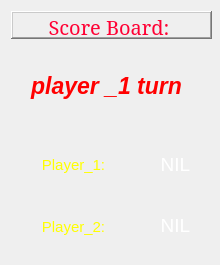
<?xml version="1.0" encoding="UTF-8"?>
<ui version="4.0">
 <class>ScoreBoard</class>
 <widget class="QWidget" name="ScoreBoard">
  <property name="geometry">
   <rect>
    <x>0</x>
    <y>0</y>
    <width>220</width>
    <height>265</height>
   </rect>
  </property>
  <property name="sizePolicy">
   <sizepolicy hsizetype="Fixed" vsizetype="Fixed">
    <horstretch>0</horstretch>
    <verstretch>0</verstretch>
   </sizepolicy>
  </property>
  <property name="minimumSize">
   <size>
    <width>220</width>
    <height>265</height>
   </size>
  </property>
  <property name="maximumSize">
   <size>
    <width>220</width>
    <height>265</height>
   </size>
  </property>
  <property name="windowTitle">
   <string>ScoreBoard</string>
  </property>
  <widget class="QLabel" name="wLabel">
   <property name="geometry">
    <rect>
     <x>11</x>
     <y>11</y>
     <width>201</width>
     <height>28</height>
    </rect>
   </property>
   <property name="font">
    <font>
     <family>Serif</family>
     <pointsize>15</pointsize>
    </font>
   </property>
   <property name="styleSheet">
    <string notr="true">QCommandLinkButton {
color: aqua
}</string>
   </property>
   <property name="frameShape">
    <enum>QFrame::WinPanel</enum>
   </property>
   <property name="frameShadow">
    <enum>QFrame::Raised</enum>
   </property>
   <property name="text">
    <string>&lt;html&gt;&lt;body &gt;&lt;p&gt;&lt;center&gt;&lt;font color=&quot;#ff0033&quot; &gt;Score Board: &lt;/font&gt;&lt;/center&gt;&lt;/p&gt;&lt;/body&gt;&lt;/html&gt;</string>
   </property>
   <property name="alignment">
    <set>Qt::AlignCenter</set>
   </property>
   <property name="wordWrap">
    <bool>true</bool>
   </property>
  </widget>
  <widget class="QLabel" name="p1">
   <property name="geometry">
    <rect>
     <x>8</x>
     <y>150</y>
     <width>131</width>
     <height>30</height>
    </rect>
   </property>
   <property name="font">
    <font>
     <pointsize>11</pointsize>
    </font>
   </property>
   <property name="styleSheet">
    <string notr="true">QLabel {
color: yellow
}</string>
   </property>
   <property name="text">
    <string>Player_1:</string>
   </property>
   <property name="alignment">
    <set>Qt::AlignCenter</set>
   </property>
   <property name="wordWrap">
    <bool>true</bool>
   </property>
  </widget>
  <widget class="QLabel" name="pn1">
   <property name="geometry">
    <rect>
     <x>140</x>
     <y>149</y>
     <width>71</width>
     <height>30</height>
    </rect>
   </property>
   <property name="font">
    <font>
     <pointsize>14</pointsize>
    </font>
   </property>
   <property name="styleSheet">
    <string notr="true">QLabel {
color: white
}</string>
   </property>
   <property name="text">
    <string>NIL</string>
   </property>
   <property name="alignment">
    <set>Qt::AlignCenter</set>
   </property>
   <property name="wordWrap">
    <bool>true</bool>
   </property>
  </widget>
  <widget class="QLabel" name="p2">
   <property name="geometry">
    <rect>
     <x>8</x>
     <y>212</y>
     <width>131</width>
     <height>30</height>
    </rect>
   </property>
   <property name="font">
    <font>
     <pointsize>11</pointsize>
    </font>
   </property>
   <property name="styleSheet">
    <string notr="true">QLabel {
color:  yellow
}</string>
   </property>
   <property name="text">
    <string>Player_2:</string>
   </property>
   <property name="alignment">
    <set>Qt::AlignCenter</set>
   </property>
   <property name="wordWrap">
    <bool>true</bool>
   </property>
  </widget>
  <widget class="QLabel" name="turnLabel">
   <property name="geometry">
    <rect>
     <x>11</x>
     <y>50</y>
     <width>191</width>
     <height>71</height>
    </rect>
   </property>
   <property name="font">
    <font>
     <pointsize>17</pointsize>
     <weight>75</weight>
     <italic>true</italic>
     <bold>true</bold>
     <underline>false</underline>
    </font>
   </property>
   <property name="styleSheet">
    <string notr="true">QLabel {
color: red
}</string>
   </property>
   <property name="text">
    <string>player _1 turn</string>
   </property>
   <property name="alignment">
    <set>Qt::AlignCenter</set>
   </property>
   <property name="wordWrap">
    <bool>true</bool>
   </property>
   <property name="textInteractionFlags">
    <set>Qt::NoTextInteraction</set>
   </property>
  </widget>
  <widget class="QLabel" name="pn2">
   <property name="geometry">
    <rect>
     <x>140</x>
     <y>210</y>
     <width>71</width>
     <height>30</height>
    </rect>
   </property>
   <property name="font">
    <font>
     <pointsize>14</pointsize>
    </font>
   </property>
   <property name="styleSheet">
    <string notr="true">QLabel {
color: white
}</string>
   </property>
   <property name="text">
    <string>NIL</string>
   </property>
   <property name="alignment">
    <set>Qt::AlignCenter</set>
   </property>
   <property name="wordWrap">
    <bool>true</bool>
   </property>
  </widget>
 </widget>
 <resources/>
 <connections/>
</ui>
